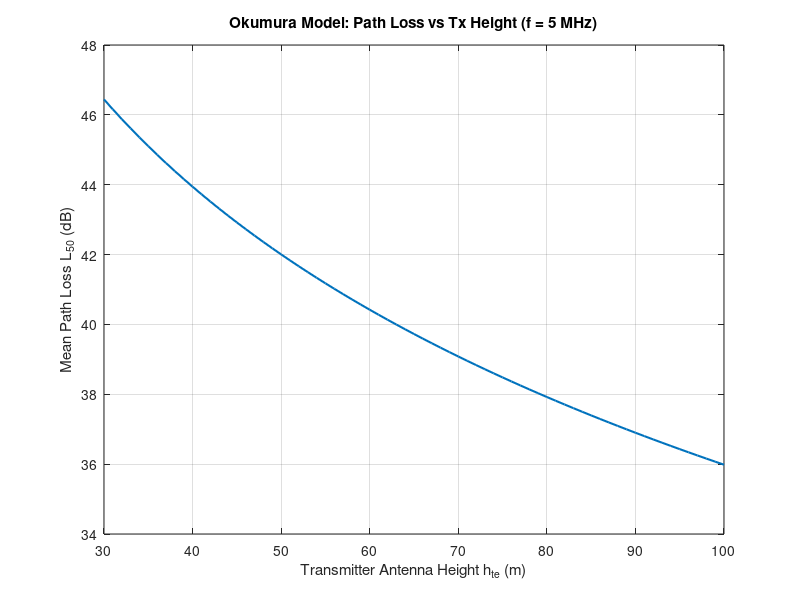

The MATLAB script that drew this image:
clc; clear; close all;

% --- Inputs ---
hte = 30:1:100;                                   % Tx antenna height vector
hre = input('Rx antenna height (3m < hre < 10m): ');
d   = input('Distance from Base Station (m): ');  % Input in meters (e.g., 50000)
f   = input('Frequency (MHz): ');
EIRP = input('EIRP (Watts): ');
Gr   = input('Rx Antenna Gain: ');

% --- Calculations ---
% Constants and Conversions
c = 3e8;
lamda = c / (f * 1e6);
EIRP_dBm = 10 * log10(EIRP / 1e-3);
Gr_dB = 10 * log10(Gr);

% Environment Constants (Suburban)
Amu = 43; Garea = 9;

% Gain Calculations
% Logical check for hre compressed into one line
Ghre = (hre > 3) * 20*log10(hre/3) + (hre <= 3) * 10*log10(hre/3); 
Ghte = 20 * log10(hte / 200);             % Vector calculation for all heights

% Path Loss and Power (Vectorized)
Lf = 20 * log10((4 * pi * d) / lamda);    % Free Space Path Loss
L50 = Lf + Amu - Ghte - Ghre - Garea;     % Mean Path Loss Vector
Pr = EIRP_dBm - L50 + Gr_dB;              % Rx Power Vector

% --- Output ---
% Displaying results for the max height (hte = 100m) to match your Aim
fprintf('\n--- Results (at hte = 100m) ---\n');
fprintf('1. Free Space Path Loss (Lf):  %.4f dB\n', Lf);
fprintf('2. Ghte (at 100m):             %.4f dB\n', Ghte(end));
fprintf('3. Ghre:                       %.4f dB\n', Ghre);
fprintf('4. Lambda:                     %.4f m\n', lamda);
fprintf('5. L50 (Total Path Loss):      %.4f dB\n', L50(end));
fprintf('6. Rx Power (Pr):              %.4f dBm\n', Pr(end));

% --- Plotting ---
plot(hte, L50, 'LineWidth', 1.5);
grid on;
title(['Okumura Model: Path Loss vs Tx Height (f = ' num2str(f) ' MHz)']);
xlabel('Transmitter Antenna Height h_{te} (m)');
ylabel('Mean Path Loss L_{50} (dB)');